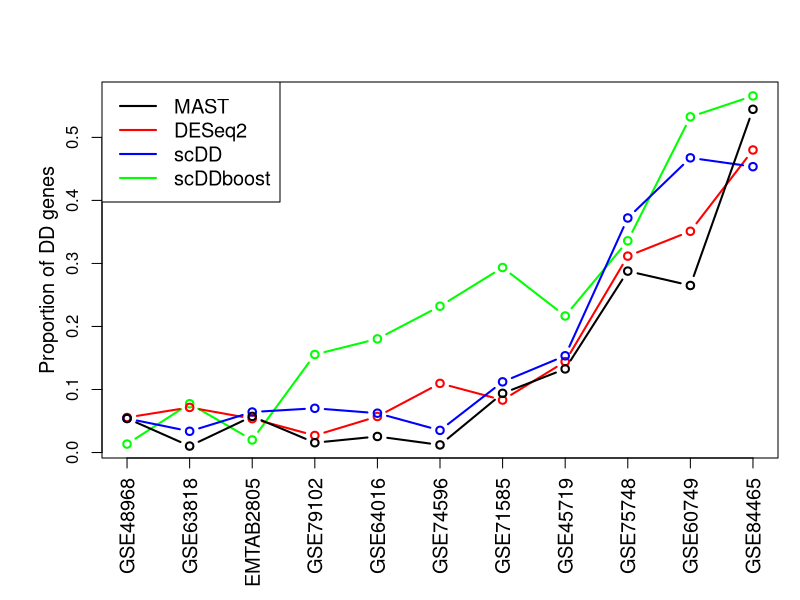

Generate this figure with R:
###CODE for FIG6, number of DD genes identified by different methods

NM = c("GSE45719","GSE63818","GSE48968","GSE60749",
"GSE74596", "GSE71585", "EMTAB2805","GSE79102",
"GSE64016","GSE75748", "GSE84465")
total_g = c(45686,65218,27723,22443,23337,24057,38390,19974,19084,19097,23368)
nDD_mst = c(6061, 668,  1502, 5948, 282,  2259, 2202, 311,  486,  5497, 12725)
nDD_des = c(6590, 4667, 1541, 7878, 2561, 2002, 2062, 541,  1091, 5951, 11217)
nDD_sc =  c(7013, 2199, 1496, 10493,821,  2698, 2468, 1402, 1191, 7106, 10598)
nDD_scb = c(9898, 5054, 372,  11954,5418, 7062, 767,  3107, 3441, 6415, 13221)
#total_g = rep(1,13)
TOT = (nDD_mst + nDD_des + nDD_sc + nDD_scb) / total_g
ORD = order(TOT)
pdf("DD95.pdf", height = 6, width = 10)
par(mar=c(7,5,4,1)+.1)
plot((nDD_scb[ORD] / total_g[ORD])[1:11], type = "b", lwd = 2, col = "green",
ylab = "", xaxt = 'n', xlab = "")
mtext("Proportion of DD genes", side=2, line=2.2, cex=1.2)
lines((nDD_des[ORD]/ total_g[ORD])[1:11] , type = "b", lwd = 2, col = "red")
lines( (nDD_sc[ORD]/total_g[ORD])[1:11] , type = "b", lwd = 2, col = "blue")
lines( (nDD_mst[ORD] / total_g[ORD])[1:11] , type = "b", lwd = 2)
axis(1, at=1:11, labels=NM[ORD][1:11], cex.axis= 1.2, las = 2)
legend("topleft", legend=c("MAST", "DESeq2", "scDD", "scDDboost"),
col=c("black", "red", "blue","green"),lty = 1, cex = 1.2,lwd = 2)

dev.off()
